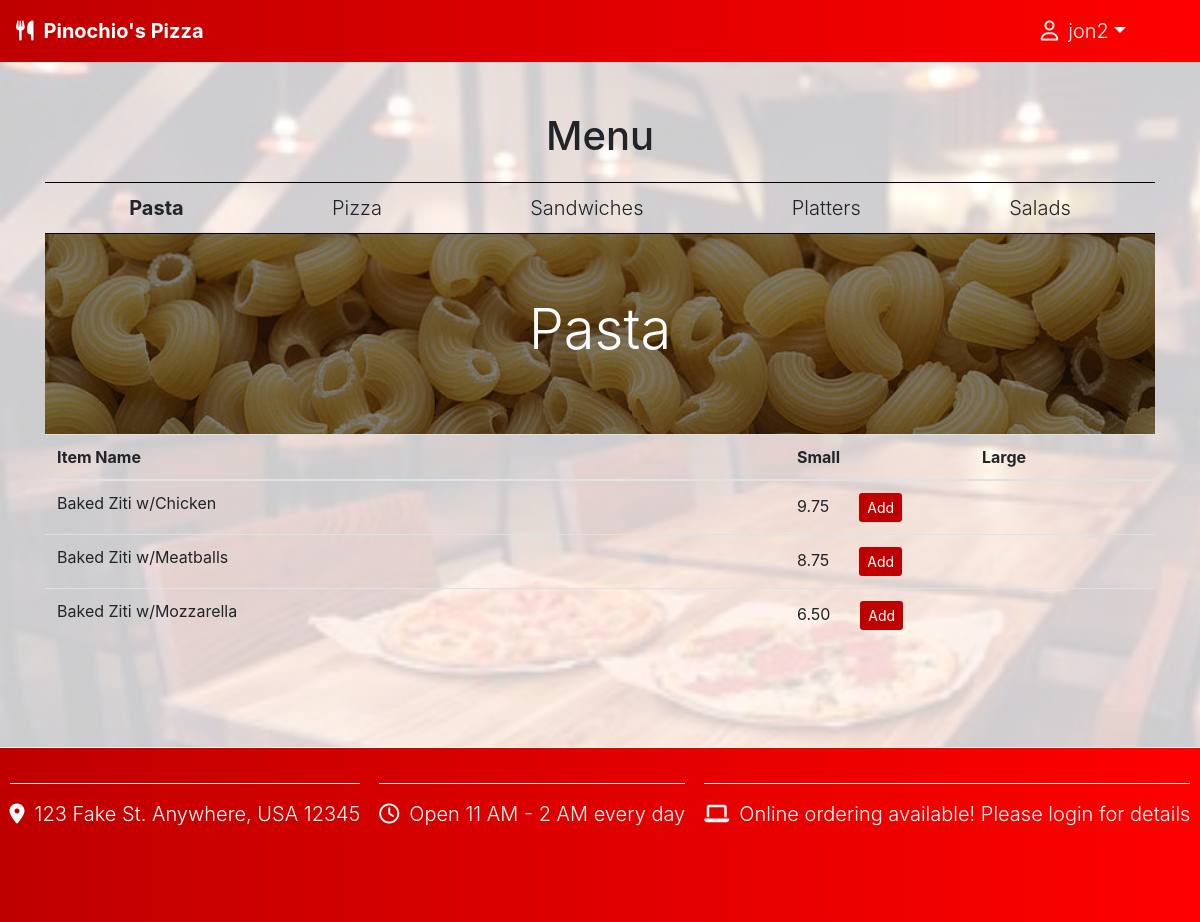
Page /loadMenu (signed in) on the committed database.
### orders/models.py (models this page shows)
class Category(models.Model):
    FOOD_CATEGORIES = [
        ('PST', 'Pasta'),
        ('PZA', 'Pizza'),
        ('SUB', 'Sandwiches'),
        ('PLT', 'Platters'),
        ('SLD', 'Salads')
    ]
    name = models.CharField(max_length=3, choices=FOOD_CATEGORIES)
    def __str__(self):
        return self.get_name_display()

class MenuItem(models.Model):
    name = models.CharField(max_length=30)
    priceSmall = models.DecimalField(max_digits=4, decimal_places=2, default=0.0)
    priceLarge = models.DecimalField(max_digits=4, decimal_places=2, default=0.0)
    PIZZA_STYLES = [
        ('NML', "Normal"),
        ('SCL', "Sicilian")
    ]
    pizzaStyle = models.CharField(max_length=3, choices=PIZZA_STYLES, blank=True)
    pizzaToppingsCount = models.IntegerField(default=0)
    category = models.ForeignKey(Category, on_delete=models.CASCADE)
    def __str__(self):
        if self.pizzaStyle != '':
            return f"{self.name} - ({self.get_pizzaStyle_display()})"
        else:
            return f"{self.name}"

### orders/views.py (the view)
# urls.py: path("loadMenu", views.loadMenu, name="loadMenu"),
def loadMenu(request):
    context = {
        'categories': Category.objects.all()
    }
    return render(request, "orders/create.html", context)

### orders/templates/orders/create.html (shortened to what this page needs)
{% extends 'base.html' %}
{% load static %}
{% block body %}
<div class="page-header">
  <h1>Menu</h1>
</div>
<div class='menuHeader'>
  {% for category in categories %}
  <p class="lead" data-section="{{ category }}">{{ category }}</p>
  {% endfor %}
</div>
<div class="hero-image">
  <div class="hero-text">
    <h1 class="display-4">Pasta</h1>
  </div>
</div>
<table class="table">
  <thead>
    <tr>
    <th colspan="4">Item Name</th>
    <th>Small</th>
    <th>Large</th>
    </tr>
  </thead>
  {% for category in categories %}
  <tbody id="{{ category }}">
    {% for menuItem in category.menuitem_set.all %}
    <tr>
      <td colspan="4">{{ menuItem }}</td>
      {% if category.name == 'PST' %}
      <td colspan="2">{{ menuItem.priceSmall }}<button class="btn btn-primary btn-sm">Add</button><span hidden><a href ="{% url 'addGeneralItem' menuItem.id %}"</span></td>
      {% elif category.name == 'SLD' %}
      <td colspan="2">{{ menuItem.priceSmall }}<button class="btn btn-primary btn-sm">Add</button><span hidden><a href ="{% url 'addGeneralItem' menuItem.id %}"</span></td>
      {% else %}
      <td>{{ menuItem.priceSmall }}</td>
      <td>{{ menuItem.priceLarge }}<button class="btn btn-primary btn-sm">Add</button><span hidden><a href ="{% url 'addGeneralItem' menuItem.id %}"</span></td>
    {% endif %}
    </tr>
  {% endfor %}
  </tbody>
{% endfor %}
</table>
{% endblock %}

### templates/base.html (shortened to what this page needs)
{% load static %}
<html>
  <head>
    <link href="https://maxcdn.bootstrapcdn.com/bootstrap/4.1.3/css/bootstrap.min.css" rel="stylesheet">
    <link rel="stylesheet" href="{% static 'styles.css' %}">
  </head>
  <nav class="navbar navbar-expand-lg">
    <a class="navbar-brand lead" href="/"><i class="fas fa-utensils"></i>Pinochio's Pizza</a>
    <ul class="navbar-nav ml-auto">
      {% if user.username %}
      <div class="dropdown d-inline">
        <a class="nav-link dropdown-toggle lead" role="button" id="userDetails" data-toggle="dropdown"><i class="far fa-user"></i>{{ user.username }}</a>
      </div>
      {% else %}
      <a class="nav-link lead" href="/">Home</a>
      <a class="nav-link lead" href="{% url 'loadMenu' %}">Menu</a>
      <a class="nav-link lead" href="{% url 'loginIndex' %}">Login</a>
      {% endif %}
    </ul>
  </nav>
  <body>
    <div class="container">
    <div id="restaurant-pic"></div>
    {% block body %}
    {% endblock %}
    </div>
  </body>
  <footer>
    <div>
      <div class="footer-details"><p class="lead"><i class="fas fa-map-marker-alt"></i>123 Fake St. Anywhere, USA 12345</p></div>
      <div class="footer-details"><p class="lead"><i class="far fa-clock"></i>Open 11 AM - 2 AM every day</p></div>
      <div class="footer-details"><p class="lead"><i class="fas fa-laptop"></i>Online ordering available! Please login for details</p></div>
    </div>
  </footer>
</html>

### static/styles.css (style rules this page uses)
body, html { text-align: center; min-height: 100%; position: relative; }
.navbar { background-image: linear-gradient(to right, #bf0000, red); }
i { margin-right: 10px; }
.footer-details { height: 50%; }
.page-header { margin-top: 50px; }
.container { min-height: 75vh; display: block; z-index: -1; }
footer div { height: 75%; border-top: 1px solid white; margin-top: 35px; display: flex; flex-flow: row wrap; justify-content: space-around; }
.menuHeader { padding: 10px; border-top: 1px solid black; border-bottom: 1px solid black; margin-top: 2%; display: flex; flex-flow: row wrap; justify-content: space-around; }
.menuHeader p { margin-bottom: 0px; cursor: pointer; }
.footer-details > p { margin-top: 15px; }
.btn-primary { background-color: #bf0000; border: black; }
#restaurant-pic { position: absolute; top: 0; bottom: 0; right: 0; left: 0; width: 100%; height: 100%; opacity: .2; background-image: url("images/pizza_restaurant_photo.jpg"); background-size: cover; z-index: -1; }
footer { color: white; height: 175px; position: relative; bottom: 0; width: 100%; background-image: linear-gradient(to right, #bf0000, red); }
.navbar-brand { font-weight: bold; }
.navbar a { color: white; }
.dropdown a { color: black; }
#userDetails { color: white; margin-right: 50px; }
table { columns: 6; table-layout: fixed; }
tbody { display: none; }
tbody button { margin-left: 30px; }
.selected { display: table-row-group; }
.hero-image { background-image: linear-gradient(rgba(0, 0, 0, 0.5), rgba(0, 0, 0, 0.5)), url("images/Pasta_banner.jpg"); height: 25%; background-position: center; background-repeat: no-repeat; background-size: cover; position: relative; }
.hero-text { text-align: center; position: absolute; top: 50%; left: 50%; transform: translate(-50%, -50%); color: white; }

### rows in the picture
Category: name "Pasta"
Category: name "Pizza"
Category: name "Sandwiches"
Category: name "Platters"
Category: name "Salads"
MenuItem: pizzaStyle+name "Baked Ziti w/Chicken", priceSmall "9.75"
MenuItem: pizzaStyle+name "Baked Ziti w/Meatballs", priceSmall "8.75"
MenuItem: pizzaStyle+name "Baked Ziti w/Mozzarella", priceSmall "6.50"

### other values in the picture
{{ user.username }} "jon2"
